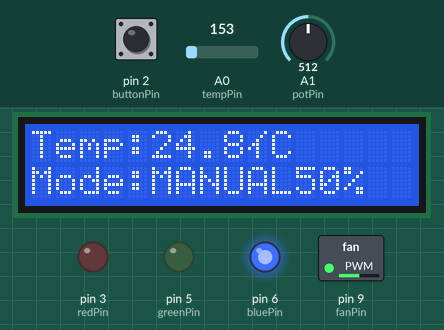
This sketch was run on a simulated Arduino Uno, built with avr-gcc and run on an emulated ATmega328P. On the bench: 16×2 character LCD, switched loads named in the sketch (green lamp = pin HIGH), output pins drawn as LEDs (lit = HIGH). The test bench sets the inputs (shaded band); at power-on: pin 2 (buttonPin) HIGH, A0 (tempPin) = 153, A1 (potPin) = 512.

Above: at 1.2 s.
1.3 s: pin 2 (buttonPin) pulled LOW for 0.6 s
At 3.3 s:
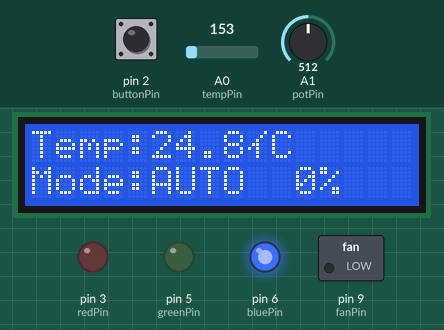
4.1 s: A0 (tempPin) set to 165
At 5.2 s:
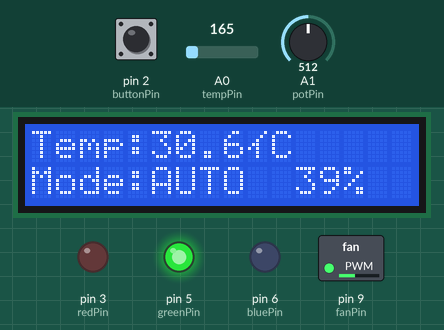
6.1 s: A0 (tempPin) set to 175
At 7.2 s:
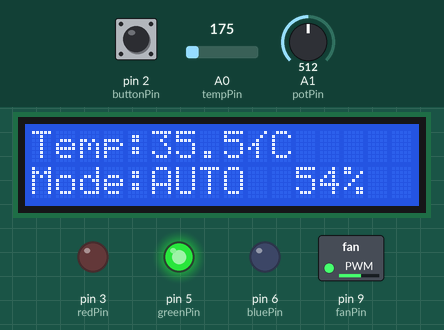
8.2 s: A0 (tempPin) set to 191
At 9.2 s:
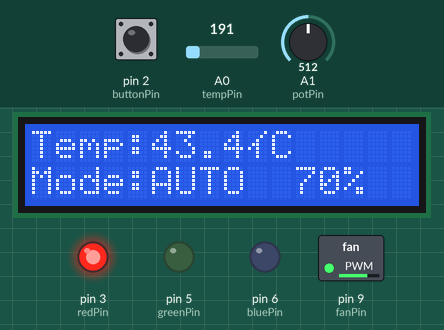
10.2 s: pin 2 (buttonPin) pulled LOW for 1 s
At 12.4 s:
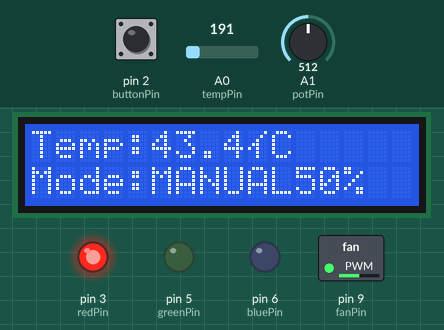
13.5 s: A1 (potPin) set to 900
At 14.5 s:
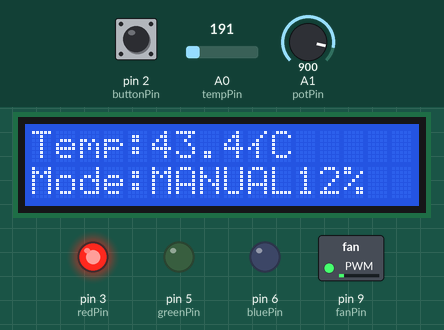
Timing chart, 0 to 16.5 s (numbered marks = the images above; inputs shaded):
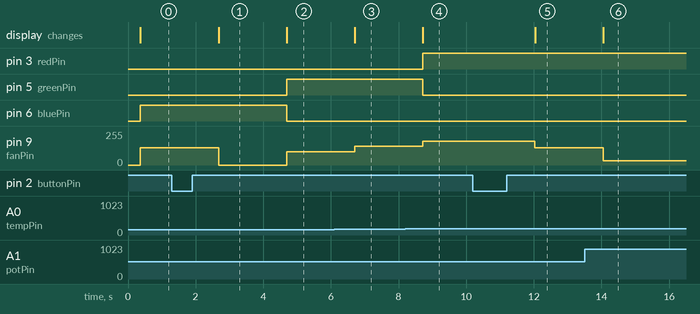

Measured:
- after the input at 1.3 s, pin 9 (fanPin): 128/255 → 0/255 after 1.4 s; the display: changes after 1.4 s (image 1)
- after the input at 4.1 s, pin 5 (greenPin): LOW → HIGH after 0.59 s; pin 6 (bluePin): HIGH → LOW after 0.59 s; pin 9 (fanPin): 0/255 → 100/255 after 0.59 s; the display: changes after 0.59 s (image 2)
- after the input at 6.1 s, pin 9 (fanPin): 100/255 → 140/255 after 0.60 s; the display: changes after 0.61 s (image 3)
- after the input at 8.2 s, pin 3 (redPin): LOW → HIGH after 0.51 s; pin 5 (greenPin): HIGH → LOW after 0.51 s; pin 9 (fanPin): 140/255 → 180/255 after 0.51 s; the display: changes after 0.52 s (image 4)
- after the input at 10.2 s, pin 9 (fanPin): 180/255 → 128/255 after 1.8 s; the display: changes after 1.8 s (image 5)
- after the input at 13.5 s, pin 9 (fanPin): 128/255 → 31/255 after 0.55 s; the display: changes after 0.55 s (image 6)

The sketch:

TempertureControlledFan.ino
```cpp
#include <LiquidCrystal.h>

LiquidCrystal lcd(12, 11, 7, 4, 10, 13);

const int tempPin=A0;
const int potPin=A1;
const int fanPin=9;
const int buttonPin=2;
const int buzzerPin=8;

int redPin=3;
const int greenPin=5;
const int bluePin=6;

bool autoMode=true;
bool lastButtonState=LOW;
bool buttonState=HIGH;
bool lastButtonReading=HIGH;

unsigned long lastDebounceTime=0;
const unsigned long debounceDelay=50;

void setup() {
  pinMode(fanPin, OUTPUT);
  pinMode(buttonPin, INPUT_PULLUP);
  pinMode(buzzerPin, OUTPUT);
  pinMode(redPin, OUTPUT);
  pinMode(greenPin, OUTPUT);
  pinMode(bluePin, OUTPUT);

  lcd.begin(16,2);
  Serial.begin(9600);
}

void checkButton(){
  int reading = digitalRead(buttonPin);
  if (reading != lastButtonReading) {
    lastDebounceTime = millis();
  }

  if ((millis() - lastDebounceTime) > debounceDelay) {
    if (lastButtonReading == HIGH && reading == LOW) {
      autoMode = !autoMode;
    }
    buttonState = reading;
  }
  lastButtonReading = reading;
}

void loop() {

  checkButton();

  bool buttonState = digitalRead(buttonPin);
  if (buttonState == HIGH && lastButtonState == LOW) {
    autoMode = !autoMode;
    delay(300);
  }
  lastButtonState = buttonState;

  int sensorValue = analogRead(tempPin);
  float voltage = sensorValue * (5.0 / 1023.0);
  float temperatureC = (voltage - 0.5) * 100;

  int fanSpeed = 0;

  if (autoMode) {
    if (temperatureC < 25) fanSpeed = 0;
    else if (temperatureC < 30) fanSpeed = 80;
    else if (temperatureC < 35) fanSpeed = 100;
    else if (temperatureC < 40) fanSpeed = 140;
    else if (temperatureC < 45) fanSpeed = 180;
    else fanSpeed = 255;
  }

  else {
    int potValue = analogRead(potPin);
    fanSpeed = map(potValue, 0, 1023, 255, 0);
    fanSpeed = constrain(fanSpeed, 0, 255);
  }

  analogWrite(fanPin, fanSpeed);

  if (temperatureC < 25){
    setColor(0, 0, 255);
  }
  else if (temperatureC < 40){
    setColor(0, 255, 0);
  }
  else {
    setColor(255, 0, 0);
  }

  if (temperatureC > 50) {
    tone(buzzerPin, 1000);
  }
  else {
    noTone(buzzerPin);
  }

  lcd.clear();
  lcd.setCursor(0, 0);
  lcd.print("Temp:");
  lcd.print(temperatureC, 1);
  lcd.print((char)178);
  lcd.print("C");

  lcd.setCursor(0, 1);
  lcd.print(autoMode ? "Mode:AUTO " : "Mode:MANUAL");

  int percent = map(fanSpeed, 0, 255, 0, 100);
  lcd.setCursor(11, 1);
  lcd.print(percent);
  lcd.print("%");

  delay(1000);
}

void setColor(int r, int g, int b) {
  analogWrite(redPin, r);
  analogWrite(greenPin, g);
  analogWrite(bluePin, b);
}
```
